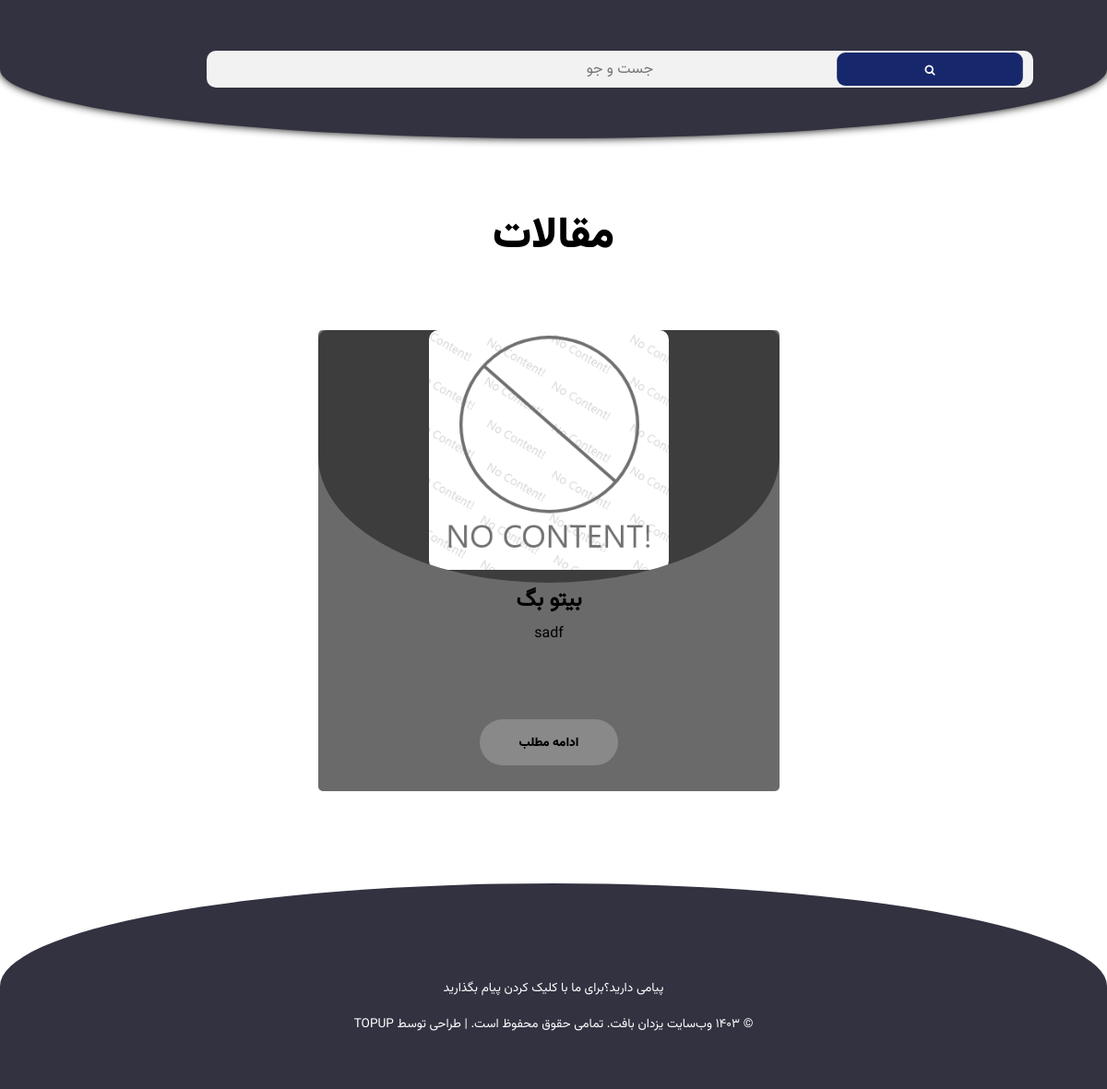
The page /blog/ on the database as committed earlier.
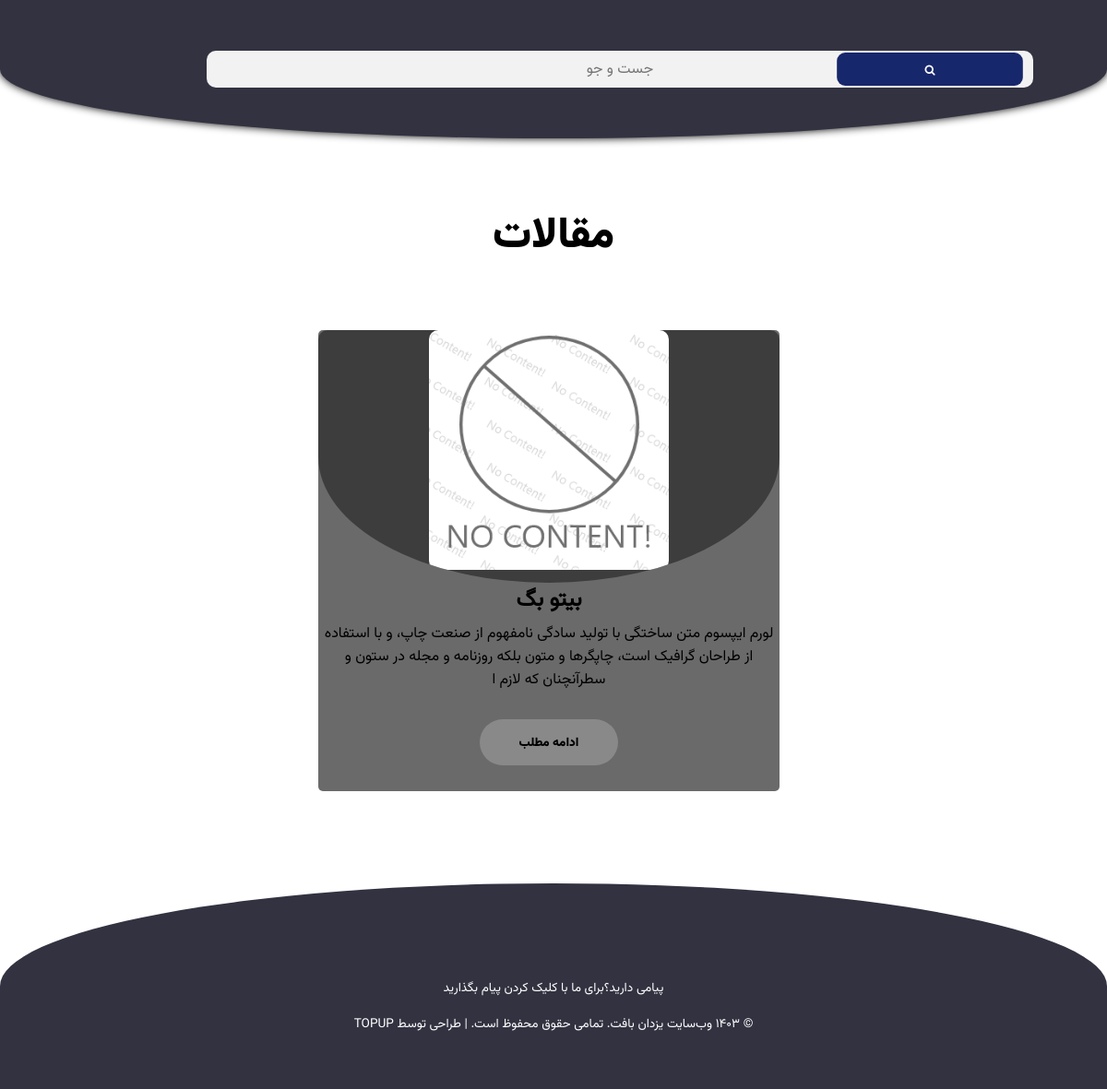
The same page on the database as committed later.
### blog/models.py (models this page shows, shortened)
class Blog(models.Model):
    name = models.CharField(max_length=20)
    discription = models.TextField(max_length=158)
    main_title = models.CharField(max_length=100)
    main_discription = models.TextField(max_length=2500)
    title1 = models.CharField(max_length=100, null=True, blank=True)
    discription1 = models.TextField(max_length=2500, null=True, blank=True)
    title2 = models.CharField(max_length=100, null=True, blank=True)
    discription2 = models.TextField(max_length=2500, null=True, blank=True)
    title3 = models.CharField(max_length=100, null=True, blank=True)
    discription3 = models.TextField(max_length=2500, null=True, blank=True)
    title4 = models.CharField(max_length=100, null=True, blank=True)
    discription4 = models.TextField(max_length=2500, null=True, blank=True)
    title5 = models.CharField(max_length=100, null=True, blank=True)
    discription5 = models.TextField(max_length=2500, null=True, blank=True)
    picture = models.ImageField(upload_to='static/images/')
    date = models.DateTimeField(auto_now=True)

### blog/views.py (the view)
# urls.py: 2. Add a URL to urlpatterns:  path('blog/', include('blog.urls'))
def blog(request):
    blogs = Blog.objects.all()
    return render(request, 'blog.html', {'blogs': blogs})

### home/templates/blog.html (shortened to what this page needs)
{% load static %}
<!DOCTYPE html>
<html>
<head>
    <link rel="stylesheet" href="../static/css/blog.css">
    <link rel="stylesheet" href="https://stackpath.bootstrapcdn.com/font-awesome/4.7.0/css/font-awesome.min.css">
</head>
<body>
    <nav class="nav">
        <div class="search-box">
            <form action="/search/" method="POST">
                <label>
                    <input type ="text" name ="search" id ="srch" placeholder="جست و جو">
                </label>
                <button type ="submit"><i class="fa fa-search"></i></button>
            </form>
        </div>
    </nav>
    <section class="row">
        <h1 style="font-family: font2;margin-bottom: 50px; font-size: 35pt;">مقالات</h1>
        {% for item in blogs %}
            <article class="col">
                <figure class="figure">
                    <div class="img">
                        <img src="../../{{ item.picture }}">
                    </div>
                    <h2>{{ item.name }}</h2>
                    <figcaption>{{ item.discription }}</figcaption>
                    <a href="/blog/{{ item.id }}"><button class="btn">ادامه مطلب</button></a>
                </figure>
            </article>
        {% endfor %}
    </section>
    <footer class="footer">
        <div class="section-center">
            <div class="social-icons">
        </div>
        <a class="footer-text" href="/contact-us">پیامی دارید؟برای ما با کلیک کردن پیام بگذارید</a>
        <p class="footer-text">&copy; ۱۴۰۳ وب‌سایت یزدان بافت. تمامی حقوق محفوظ است. | طراحی توسط TopUP</p>
        </div>
    </footer>
</body>
</html>

Rows that differ between the two databases and show on the page:
changed Blog "بیتو بگ": discription "sadf" → "لورم ایپسوم متن ساختگی با تولید سادگی نامفهوم از صنعت چاپ، و با استفاده از طراحان گرافیک است، چاپگرها و متون بلکه روزنامه و مجله در ستون و سطرآنچنان که لازم ا"
